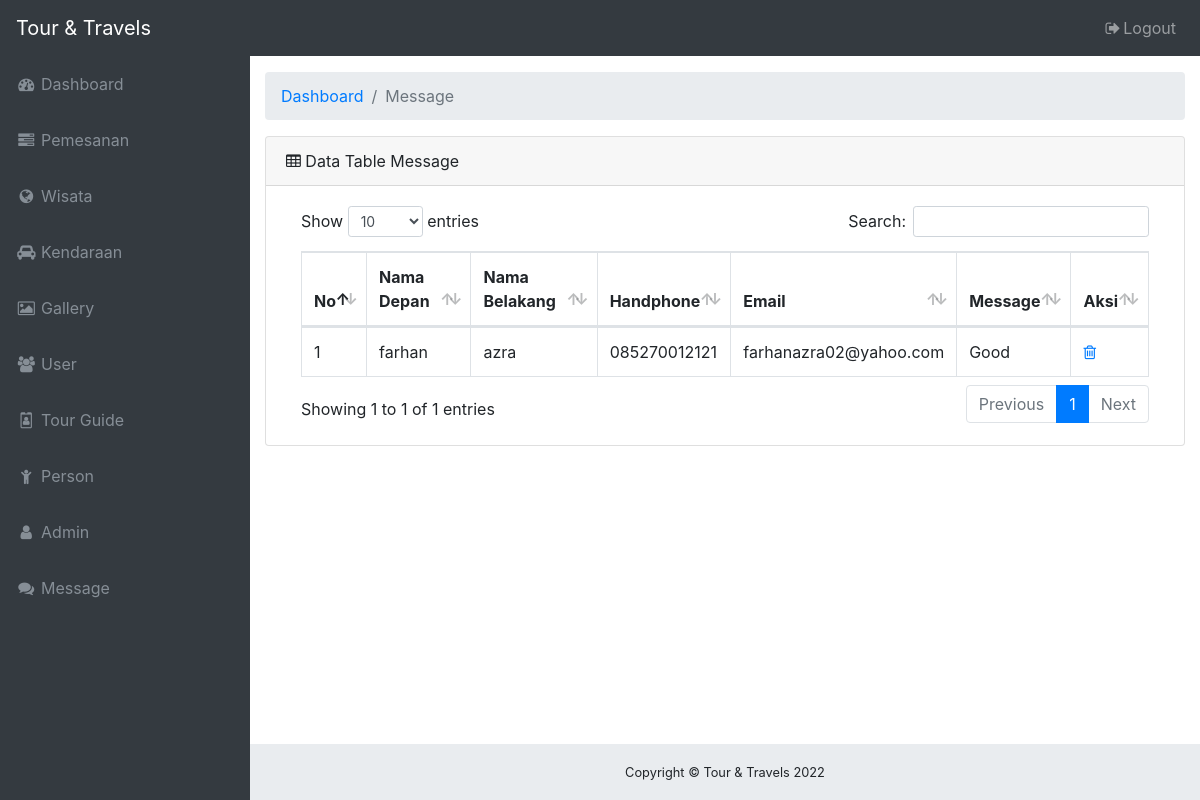
Page /admin/message.php on the committed database.
### tables this page shows
CREATE TABLE `contact` (
  `no` int(8) NOT NULL,
  `nama_depan` varchar(10) NOT NULL,
  `nama_belakang` varchar(20) NOT NULL,
  `no_hp` varchar(15) NOT NULL,
  `email` varchar(30) NOT NULL,
  `message` text NOT NULL
);

### admin/message.php (the view, shortened to what this page needs)
<!DOCTYPE html>
<html lang="en">
<head>
  <link href="vendor/bootstrap/css/bootstrap.min.css" rel="stylesheet">
  <link href="vendor/font-awesome/css/font-awesome.min.css" rel="stylesheet" type="text/css">
  <link href="vendor/datatables/dataTables.bootstrap4.css" rel="stylesheet">
  <link href="css/sb-admin.css" rel="stylesheet">
</head>
<body class="fixed-nav sticky-footer bg-dark" id="page-top">
  <nav class="navbar navbar-expand-lg navbar-dark bg-dark fixed-top" id="mainNav">
    <a class="navbar-brand" href="beranda.php">Tour & Travels</a>
    <div class="collapse navbar-collapse" id="navbarResponsive">
      <ul class="navbar-nav navbar-sidenav" id="exampleAccordion">
        <li class="nav-item" data-toggle="tooltip" data-placement="right" title="Dashboard">
          <a class="nav-link" href="beranda.php">
            <i class="fa fa-fw fa-dashboard"></i>
            <span class="nav-link-text">Dashboard</span>
          </a>
        </li>
        <li class="nav-item" data-toggle="tooltip" data-placement="right" title="Dashboard">
          <a class="nav-link" href="pesan.php">
            <i class="fa fa-fw fa-tasks"></i>
            <span class="nav-link-text">Pemesanan</span>
          </a>
        </li>
        <li class="nav-item" data-toggle="tooltip" data-placement="right" title="Dashboard">
          <a class="nav-link" href="wisata.php">
            <i class="fa fa-fw fa-globe"></i>
            <span class="nav-link-text">Wisata</span>
          </a>
        </li>
        <li class="nav-item" data-toggle="tooltip" data-placement="right" title="Dashboard">
          <a class="nav-link" href="kendaraan.php">
            <i class="fa fa-fw fa-car"></i>
            <span class="nav-link-text">Kendaraan</span>
          </a>
        </li>
        <li class="nav-item" data-toggle="tooltip" data-placement="right" title="Dashboard">
          <a class="nav-link" href="gallery.php">
            <i class="fa fa-fw fa-photo"></i>
            <span class="nav-link-text">Gallery</span>
          </a>
        </li>
        <li class="nav-item" data-toggle="tooltip" data-placement="right" title="Dashboard">
          <a class="nav-link" href="user.php">
            <i class="fa fa-fw fa-group"></i>
            <span class="nav-link-text">User</span>
          </a>
        </li>
        <li class="nav-item" data-toggle="tooltip" data-placement="right" title="Dashboard">
          <a class="nav-link" href="guide.php">
            <i class="fa fa-fw fa-id-badge"></i>
            <span class="nav-link-text">Tour Guide</span>
          </a>
        </li>
        <li class="nav-item" data-toggle="tooltip" data-placement="right" title="Dashboard">
          <a class="nav-link" href="person.php">
            <i class="fa fa-fw fa-child"></i>
            <span class="nav-link-text">Person</span>
          </a>
        </li>
        <li class="nav-item" data-toggle="tooltip" data-placement="right" title="Dashboard">
          <a class="nav-link" href="admin.php">
            <i class="fa fa-fw fa-user"></i>
            <span class="nav-link-text">Admin</span>
          </a>
        </li>
        <li class="nav-item" data-toggle="tooltip" data-placement="right" title="Dashboard">
          <a class="nav-link" href="message.php">
            <i class="fa fa-fw fa-comments"></i>
            <span class="nav-link-text">Message</span>
          </a>
        </li>
      </ul>
      <ul class="navbar-nav ml-auto">
        <li class="nav-item">
          <a class="nav-link" data-toggle="modal" data-target="#exampleModal">
            <i class="fa fa-fw fa-sign-out"></i>Logout</a>
        </li>
      </ul>
    </div>
  </nav>
  <div class="content-wrapper">
    <div class="container-fluid">
      <ol class="breadcrumb">
        <li class="breadcrumb-item">
          <a href="#">Dashboard</a>
        </li>
        <li class="breadcrumb-item active">Message</li>
      </ol>
      <div class="card mb-3">
        <div class="card-header">
          <i class="fa fa-table"></i> Data Table Message</div>
        <div class="card-body">
          <div class="table-responsive">
            <table class="table table-bordered" id="dataTable" width="100%" cellspacing="0">
              <thead>
                <tr>
                  <th>No</th>
                  <th>Nama Depan</th>
                  <th>Nama Belakang</th>
                  <th>Handphone</th>
                  <th>Email</th>
                  <th>Message</th>
                  <th>Aksi</th>
                </tr>
              </thead>
              <tbody>
              <?php
                $query = mysql_query ("SELECT * FROM contact");
                $no=1;
                while ($var=mysql_fetch_array($query)) {
              ?>
                <tr>
                <td><?php echo $no ?></td>
                <td><?php echo $var ['nama_depan']; ?></td>
                <td><?php echo $var ['nama_belakang']; ?></td>
                <td><?php echo $var ['no_hp']; ?></td>
                <td><?php echo $var ['email']; ?></td>
                <td><?php echo $var ['message']; ?></td>
                <td><?php echo "<a class='fa fa-trash-o' title='Hapus' href='deletemessage.php?no=$var[no]'></a>"; ?></td>
                </tr>
              <?php
              $no++;
              }
              ?>
              </tbody>
            </table>
          </div>
        </div>
      </div>
    <footer class="sticky-footer">
      <div class="container">
        <div class="text-center">
          <small>Copyright © Tour & Travels <?php echo date("Y");?></small>
        </div>
      </div>
    </footer>
  </div>
</body>
</html>

### admin/css/sb-admin.css (style rules this page uses)
html { position: relative; min-height: 100%; }
body { overflow-x: hidden; }
body.sticky-footer { margin-bottom: 56px; }
body.sticky-footer .content-wrapper { min-height: calc(100vh - 56px - 56px); }
body.fixed-nav { padding-top: 56px; }
.content-wrapper { min-height: calc(100vh - 56px); padding-top: 1rem; }
#mainNav .navbar-collapse { overflow: auto; max-height: 75vh; }
#mainNav .navbar-collapse .navbar-nav .nav-item .nav-link { cursor: pointer; }
@media (min-width: 992px) { #mainNav .navbar-brand { width: 250px; } }
@media (min-width: 992px) { #mainNav .navbar-collapse { overflow: visible; max-height: none; } }
@media (min-width: 992px) { #mainNav .navbar-collapse .navbar-sidenav { position: absolute; top: 0; left: 0; -webkit-flex-direction: column; -ms-flex-direction: column; flex-direction: column; margin-top: 56px; } }
@media (min-width: 992px) { #mainNav .navbar-collapse .navbar-sidenav > .nav-item { width: 250px; padding: 0; } }
@media (min-width: 992px) { #mainNav .navbar-collapse .navbar-sidenav > .nav-item > .nav-link { padding: 1em; } }
@media (min-width: 992px) { #mainNav.fixed-top .navbar-sidenav { height: calc(100vh - 112px); } }
.content-wrapper { overflow-x: hidden; background: white; }
@media (min-width: 992px) { .content-wrapper { margin-left: 250px; } }
#mainNav.navbar-dark .navbar-collapse .navbar-sidenav > .nav-item > .nav-link { color: #868e96; }
@media (min-width: 992px) { #mainNav.navbar-dark .navbar-collapse .navbar-sidenav { background: #343a40; } }
footer.sticky-footer { position: absolute; right: 0; bottom: 0; width: 100%; height: 56px; background-color: #e9ecef; line-height: 55px; }
@media (min-width: 992px) { footer.sticky-footer { width: calc(100% - 250px); } }

### rows in the picture
contact: nama_depan "farhan", nama_belakang "azra", no_hp "085270012121", email "farhanazra02@yahoo.com", message "Good"
